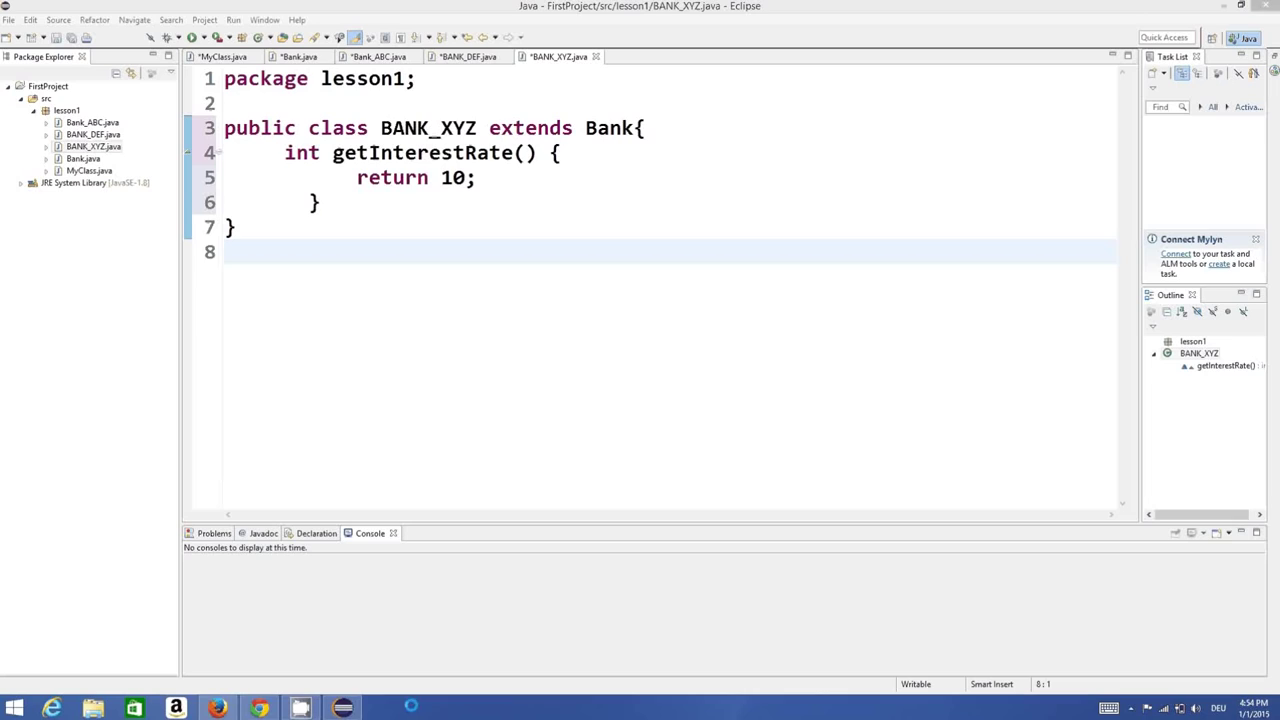
#> input picture Images/Java Tutorial For Beginners 26 - Polymorphism in Java_GnLtvmeGAWA/1.png, 1280 x 720 px
$ python -i predict.py   (imports and definitions only)   (older library calls are emulated)
#> lines starting #> are read from the running program, lines starting #| are printed output that depends on the picture; after the words box and inside, x2 and y2 are one past the last pixel; in counts of white or black regions, pixels touching at a corner belong together
import os, sys
import json
import cv2
from darkflow.net.build import TFNet
from json import JSONEncoder, JSONDecoder
import pickle
import numpy

sys.path.append('../')
from dbimpl import DBImpl
from setting import *


# [1 line that did not run here, left out]

class PythonObjectEncoder(JSONEncoder):
    # [110 lines left out: functions default, predict, bb_intersection_over_union, not called in this run]

def bb_contours(img):
    image = cv2.imread(img, 1)
#> image is the input picture: shape (720, 1280, 3); mean B, G, R 242.1, 239.6, 238.6

    ratio = image.shape[0] / 300.0
#> ratio = 2.4


    # convert the image to grayscale, blur it, and find edges
    # in the image
    gray = cv2.cvtColor(image, cv2.COLOR_BGR2GRAY)
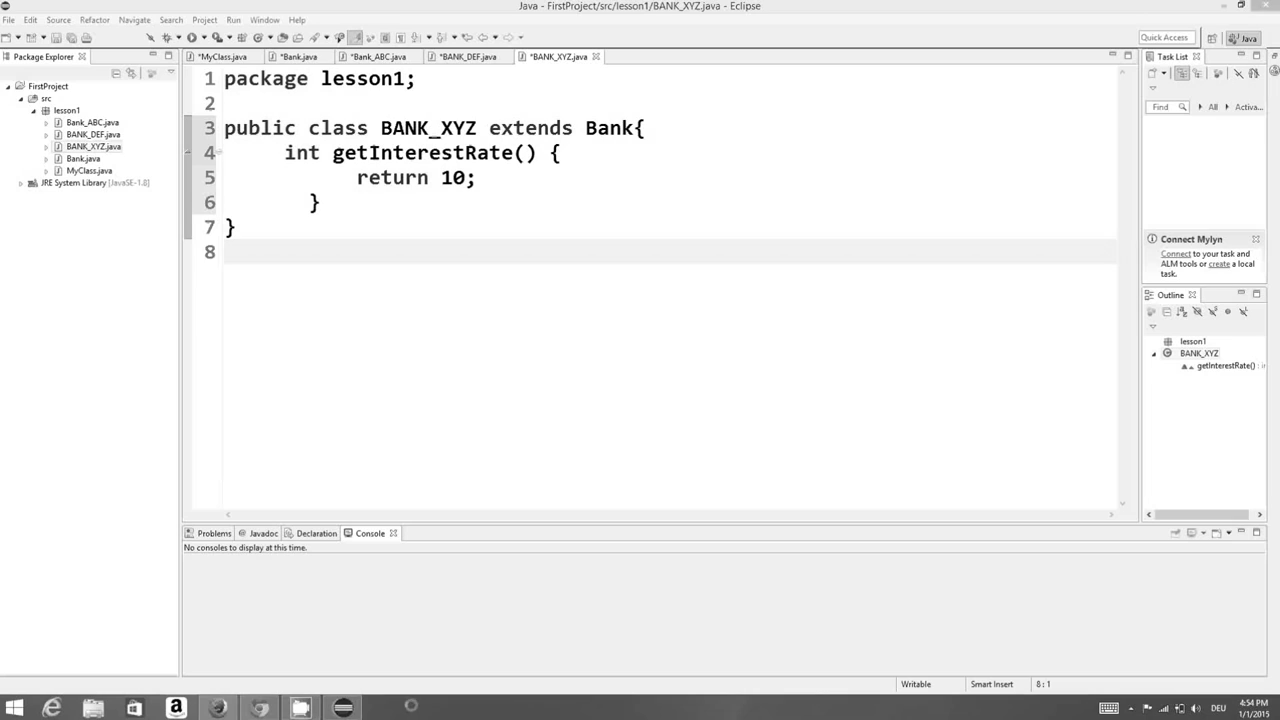
#> gray: shape (720, 1280); min 0, max 255, mean 239.6
    gray = cv2.bilateralFilter(gray, 11, 17, 17)
    edged = cv2.Canny(gray, 30, 200)
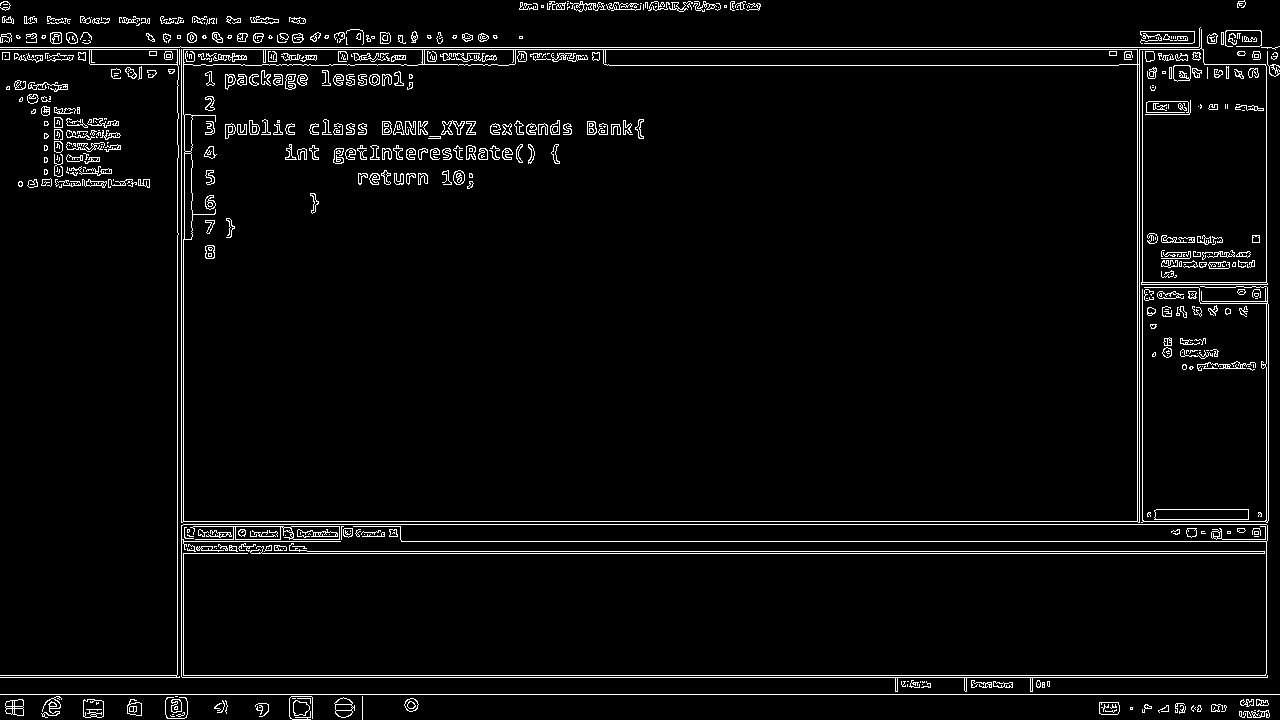
#> edged: shape (720, 1280); 3.9% white in thin lines or dots
    contours, hierarchy = cv2.findContours(edged, cv2.RETR_EXTERNAL, cv2.CHAIN_APPROX_SIMPLE)
#> contours = 419 contours, 295 with area under 20; largest, box (x1, y1, x2, y2) and area: (181, 29, 1268, 523) 451336, (0, 49, 180, 678) 1322, (190, 526, 340, 540) 1248, (1154, 509, 1249, 520) 932, (1141, 286, 1269, 523) 461
    # im2, contours, hierarchy = cv2.findContours(edged, cv2.RETR_EXTERNAL, cv2.CHAIN_APPROX_SIMPLE)

    try:
        hierarchy = hierarchy[0]
    except:
        hierarchy = []

    height, width, _ = image.shape
#> height = 720; width = 1280
    min_x, min_y = width, height
#> min_x = 1280; min_y = 720
    max_x = max_y = 0

    # computes the bounding box for the contour, and draws it on the frame,
    i = 0
    AllContours=[]
    for contour, hier in zip(contours, hierarchy):
        (x, y, w, h) = cv2.boundingRect(contour)
        min_x, max_x = min(x, min_x), max(x + w, max_x)
        min_y, max_y = min(y, min_y), max(y + h, max_y)

        if w > 80 and h > 80:
            #cv2.rectangle(image, (x, y), (x + w, y + h), (255, 0, 0), 2)
            AllContours.append([x,y,x+w,y+h])
            i += 1
#> this loop made 419 passes
#> (x, y, w, h, min_x, max_x, min_y, max_y) on passes 89, 134, 291, 353: (181, 524, 1087, 168, 0, 1280, 524, 720), (1141, 286, 128, 237, 0, 1280, 286, 720), (0, 49, 180, 629, 0, 1280, 49, 720), (181, 29, 1087, 494, 0, 1280, 29, 720)
#> (hier, x, y, w, h, min_x, max_x, min_y) on passes 3, 4, 5, 6, 10, 11: ([3, 1, -1, -1], 176, 712, 9, 5, 170, 185, 712), ([4, 2, -1, -1], 1243, 711, 9, 7, 170, 1252, 711), ([5, 3, -1, -1], 1239, 711, 7, 7, 170, 1252, 711), ([6, 4, -1, -1], 1251, 710, 19, 8, 170, 1270, 710), ([10, 8, -1, -1], 1221, 705, 6, 7, 170, 1270, 705), ([11, 9, -1, -1], 1197, 705, 5, 7, 170, 1270, 705)
#> after the loop, AllContours = [[181, 524, 1268, 692], [1141, 286, 1269, 523], [0, 49, 180, 678], [181, 29, 1268, 523]]; i = 4

    # [5 lines of commented-out code are left out]
    return AllContours

# [113 lines left out: functions contourCorrection, IOU, not called in this run]

# [2 lines not run here, left out]

>>> result = bb_contours('../../Images/Java Tutorial For Beginners 26 - Polymorphism in Java_GnLtvmeGAWA/1.png')
#> result has the same summary as AllContours in bb_contours
